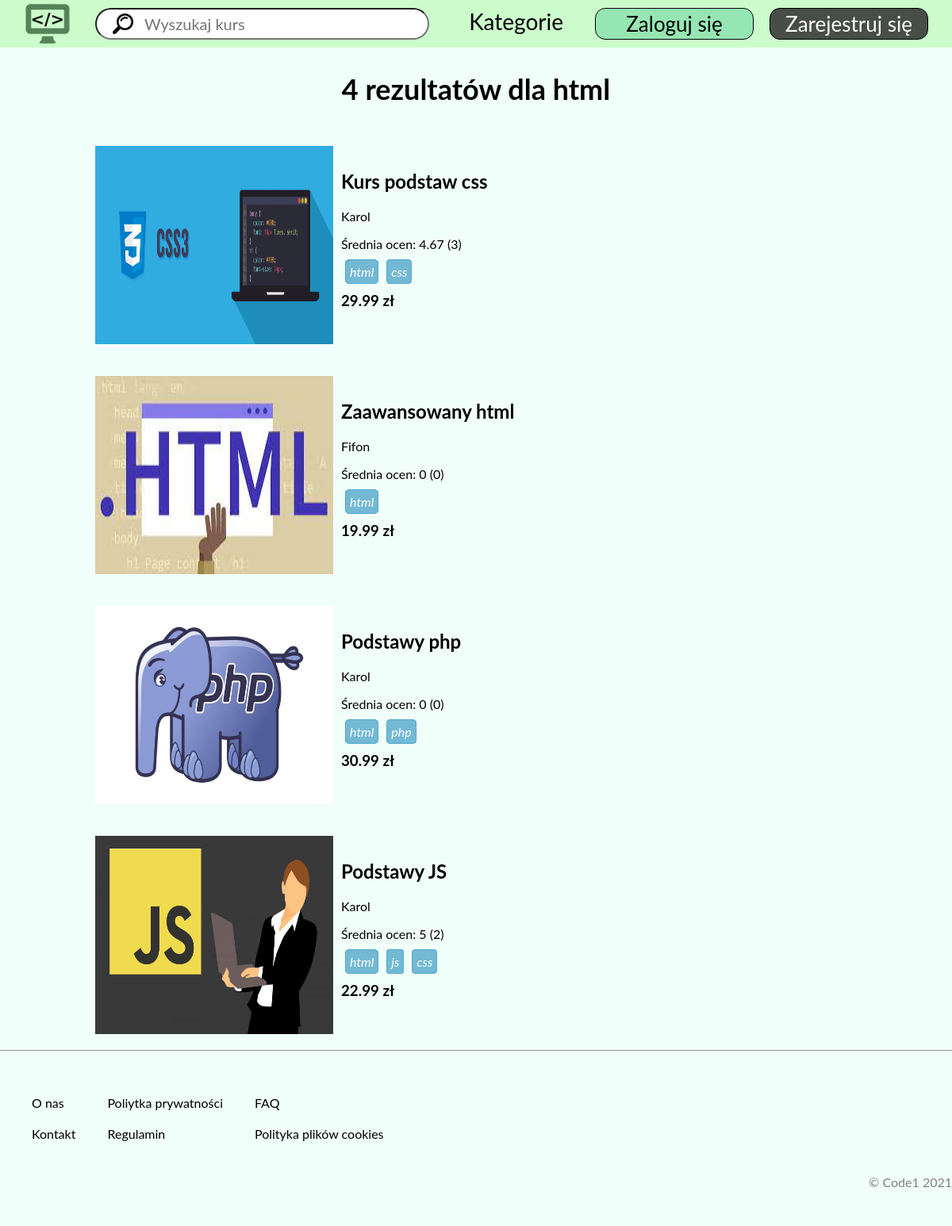
Page /search/html/ on the committed database.
### tables this page shows
CREATE TABLE `course` (
  `courseID` int(11) NOT NULL,
  `name` text NOT NULL,
  `prize` double NOT NULL,
  `description` text NOT NULL,
  `photoSource` text NOT NULL,
  `videoSource` text NOT NULL,
  `tags` longtext NOT NULL CHECK (json_valid(`tags`))
);

### functions/conn.php (called while the page is built, shortened)
<?php
class Database {
    public function __construct(){
        try {
            $this->con = new PDO("mysql:host=localhost;dbname=shop", "root", "");
        }
        catch(PDOException $e){
            echo 'Coś poszło nie tak' . $e->getMessage();
        }
    }
}

### includes/search.php (the view, shortened to what this page needs)
<?php
    if(isset($_GET['subPage'])){
        $search = $_GET['subPage'];
    } else if(isset($_POST['s'])){
        $search = $_POST['s'];
    } else if(!isset($_GET['s']) && !isset($_POST['s'])){
        header("Location: /Code1/home");
    }
    $data = new Database;
    $selectVar = "%$search%";
    $result = $data->con->prepare("SELECT DISTINCT course.courseID, course.name, course.prize, course.photoSource, course.tags, user.username FROM relation JOIN course ON course.courseID = relation.courseID JOIN user ON relation.userID = user.userID WHERE course.name LIKE :search OR course.tags LIKE :search OR user.username LIKE :search AND relation.published = 1 GROUP BY courseID");
    $result->bindParam(":search", $selectVar);
    $result->execute();
?>
<section>
    <?php
        if($result->rowCount() > 0){
            echo "<h1>".$result->rowCount()." rezultatów dla $search</h1>";
        } else {
            echo "<h1>Brak wynników dla $search</h1>
            <h4>Jeśli nie ma wynników, to jest szansa, że źle wpisałeś zapytanie</h4>";
        }
    ?>
    <div class="results-container">
    <?php
        while($row = $result->fetch(PDO::FETCH_ASSOC)){
            $tags = json_decode($row['tags']);
    ?>
        <a href="/Code1/course/<?=$row['courseID']?>">
            <div class="course-card">
                <div class="course-img">
                    <img src="/Code1/miniatures/<?=$row['photoSource']?>">
                </div>
                <div class="course-info">
                    <h2><?=$row['name']?></h2>
                    <p><?=$row['username']?></p>
                    <p>Średnia ocen:
                        <?php
                            $ratings = $data->con->prepare("SELECT AVG(opinion.rating) AS ratingAVG, COUNT(opinion.rating) AS ratingCOUNT FROM opinion JOIN relation ON relation.relationID = opinion.relationID WHERE relation.courseID = :courseID");
                            $ratings->bindParam(":courseID", $row['courseID'], PDO::PARAM_STR);
                            $ratings->execute();
                            while($rate = $ratings->fetch(PDO::FETCH_ASSOC)){
                                echo " ". round($rate['ratingAVG'], 2). " (".$rate['ratingCOUNT'] . ")";
                            }
                        ?>
                    </p>
                    <p>
                        <?php
                            foreach($tags as $tag){
                                echo "<em>$tag</em>";
                            }
                        ?>
                    </p>
                    <h3><?=$row['prize']?> zł</h3>
                </div>
            </div>
        </a>
        <?php
        }
        ?>
    </div>
</section>

### style/style.css (style rules this page uses)
:root { --background: #f1fffa; --nav: #ccfccb; --light-button: #96e6b3; --user-circle: #568259; --dark-button: #464e47; }
* { font-family: 'Lato', sans-serif; box-sizing: border-box; }
a { text-decoration: none; }
a:link { color: #000; }
body { margin: 0; background-color: var(--background); }
section { max-width: 1400px; margin: 0 auto; }
section h1 { font-size: 36px; text-align: center; }
.course-card .course-info { text-align: left; }
.results-container { display: flex; flex-direction: column; }
.results-container a { margin: 20px auto; padding: 0; width: 80%; }
.results-container a .course-card { display: flex; height: 250px; width: 100%; margin: 0 auto; }
.results-container .course-card .course-img { height: 250px; width: 450px; }
.results-container .course-card .course-img img { height: 100%; width: 100%; transition: filter .2s; }
.results-container a .course-card { transition: background-color .2s; }
.results-container .course-card .course-info { width: 100%; }
.course-info h3 { padding: 0; margin: 0; }
.course-info { transition: color .2s; }
.course-card .course-info { margin: 10px; }
.course-info em { background-color: rgb(115, 185, 212); color: white; border-radius: 15%; padding: 5px; font: 14px; margin: 0 5px; border: 1px solid rgb(80, 170, 206); }

### rows in the picture
course: photoSource (picture), name "Kurs podstaw css", username "Karol", ratingAVG "4.67", ratingCOUNT "3", tags "html", tags "css", prize "29.99"
course: photoSource (picture), name "Zaawansowany html", username "Fifon", ratingAVG "0", ratingCOUNT "0", tags "html", prize "19.99"
course: photoSource (picture), name "Podstawy php", username "Karol", ratingAVG "0", ratingCOUNT "0", tags "html", tags "php", prize "30.99"
course: photoSource (picture), name "Podstawy JS", username "Karol", ratingAVG "5", ratingCOUNT "2", tags "html", tags "js", tags "css", prize "22.99"

### other values in the picture
$result->rowCount() "4"
$search "html"
